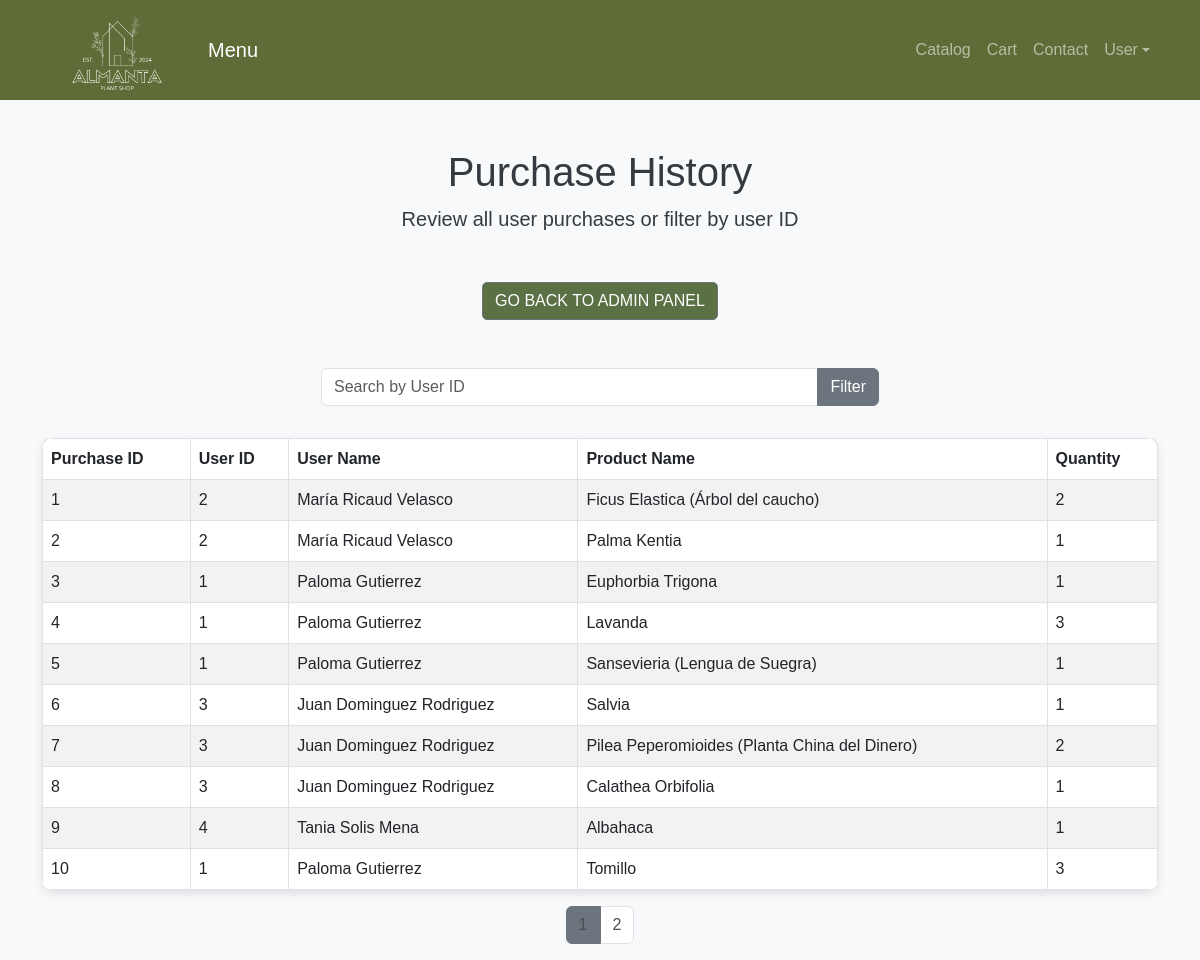
Screenshot of /php/history.php with the database file from the repository.
### tables this page shows
CREATE TABLE `historial` (
  `id_compra` int(11) NOT NULL,
  `id_usuario` int(11) NOT NULL,
  `id_producto` int(11) NOT NULL,
  `cantidad` int(11) NOT NULL
);

CREATE TABLE `usuarios` (
  `id` int(11) NOT NULL,
  `nombre` varchar(255) NOT NULL,
  `correo` varchar(255) NOT NULL,
  `contraseña` varchar(255) NOT NULL,
  `fecha_nacimiento` date NOT NULL,
  `num_tarjeta_bancaria` varchar(20) NOT NULL,
  `direccion_postal` varchar(255) NOT NULL
);

CREATE TABLE `productos` (
  `id` int(11) NOT NULL,
  `nombre` varchar(255) NOT NULL,
  `alt_nombre` varchar(50) NOT NULL,
  `descripcion` varchar(255) NOT NULL,
  `fotos` varchar(255) NOT NULL,
  `precio` decimal(10,2) NOT NULL,
  `cantidad_almacen` int(10) UNSIGNED NOT NULL,
  `fabricante` varchar(255) NOT NULL,
  `origen` varchar(255) NOT NULL,
  `seccion` varchar(50) NOT NULL
);

### php/history.php (the view, shortened to what this page needs)
<?php
$con = mysqli_connect("localhost", "root", "", "tienda");
$limit = 10;
$page = isset($_GET['page']) ? $_GET['page'] : 1;
$offset = ($page - 1) * $limit;
$user_filter = isset($_GET['user_id']) ? $_GET['user_id'] : null;
$total_query = "SELECT COUNT(*) AS total FROM historial";
$total_result = mysqli_query($con, $total_query);
$total_rows = mysqli_fetch_assoc($total_result)['total'];
$total_pages = ceil($total_rows / $limit);
$sql = "SELECT
    historial.id_compra AS Purchase_ID,
    historial.id_usuario AS User_ID,
    usuarios.nombre AS User_Name,
    productos.nombre AS Product_Name,
    historial.cantidad AS Quantity
FROM
    historial
JOIN
    usuarios ON historial.id_usuario = usuarios.id
JOIN
    productos ON historial.id_producto = productos.id";
$sql .= " ORDER BY historial.id_compra ASC LIMIT $limit OFFSET $offset";
$result = mysqli_query($con, $sql);
?>
<!DOCTYPE html>
<html lang="en">
<head>
    <link href="https://cdn.jsdelivr.net/npm/bootstrap@5.3.0/dist/css/bootstrap.min.css" rel="stylesheet">
    <link rel="stylesheet" href="../css/style.css">
</head>
<body>
    <nav class="navbar navbar-expand-lg navbar-dark navbar-custom">
        <div class="container">
            <a href="../index.php" class="navbar-brand">
                <img src="../img/ALMANTA_logo2.png" alt="Almanta Logo" class="logo" width="300">
            </a>
            <a class="navbar-brand" href="../index.php">Menu</a>
            <div class="collapse navbar-collapse" id="navbarNav">
                <ul class="navbar-nav ms-auto">
                    <li class="nav-item"><a class="nav-link" href="catalog.php">Catalog</a></li>
                    <li class="nav-item"><a class="nav-link" href="cart.php">Cart</a></li>
                    <li class="nav-item"><a class="nav-link" href="contact.php">Contact</a></li>
                    <li class="nav-item dropdown">
                        <a class="nav-link dropdown-toggle d-flex align-items-center" href="#" id="userDropdown"
                            role="button" data-bs-toggle="dropdown" aria-expanded="false">
                            <?php echo isset($_SESSION['user_name']) ? $_SESSION['user_name'] : 'User'; ?>
                        </a>
                    </li>
                </ul>
            </div>
        </div>
    </nav>
    <header class="text-center my-5">
        <h1>Purchase History</h1>
        <p class="lead">Review all user purchases or filter by user ID</p>
    </header>
    <div class="back-button">
        <a href="admin.php" class="btn btn-secondary">Go back to admin panel</a>
    </div>
    <div class="container table-container">
        <form class="filter-form text-center" method="GET" action="history.php">
            <div class="input-group mb-3 w-50 mx-auto">
                <input type="number" name="user_id" class="form-control" placeholder="Search by User ID"
                    value="<?php echo htmlspecialchars($user_filter); ?>">
                <button class="btn btn-secondary" type="submit">Filter</button>
            </div>
        </form>
        <table class="table table-striped table-bordered">
            <thead>
                <tr>
                    <th>Purchase ID</th>
                    <th>User ID</th>
                    <th>User Name</th>
                    <th>Product Name</th>
                    <th>Quantity</th>
                </tr>
            </thead>
            <tbody>
                <?php while ($row = mysqli_fetch_assoc($result)): ?>
                    <tr>
                        <td><?php echo htmlspecialchars($row['Purchase_ID']); ?></td>
                        <td><?php echo htmlspecialchars($row['User_ID']); ?></td>
                        <td><?php echo htmlspecialchars($row['User_Name']); ?></td>
                        <td><?php echo htmlspecialchars($row['Product_Name']); ?></td>
                        <td><?php echo htmlspecialchars($row['Quantity']); ?></td>
                    </tr>
                <?php endwhile; ?>
            </tbody>
        </table>
        <nav>
            <ul class="pagination">
                <?php for ($i = 1; $i <= $total_pages; $i++): ?>
                    <li class="page-item <?php echo $i == $page ? 'active' : ''; ?>">
                        <a class="page-link"
                            href="?page=<?php echo $i; ?>&user_id=<?php echo htmlspecialchars($user_filter); ?>">
                            <?php echo $i; ?>
                        </a>
                    </li>
                <?php endfor; ?>
            </ul>
        </nav>
    </div>
</body>
</html>

### css/style.css (style rules this page uses)
:root { --theme-color: #606c38; --text-color: #343a40; --bg-light: #f9f9f9; --border-color: #dcdcdc; }
body { font-family: 'Arial', sans-serif; color: var(--text-color); background-color: var(--bg-light); }
.navbar, .footer { background-color: var(--theme-color); }
.navbar { padding-top: 0; padding-bottom: 0; height: 100px; }
.navbar .logo { max-height: 150px; height: auto; width: auto; padding: 0; margin: 0; }
html { scroll-behavior: smooth; }

### php/history.php (style rules this page uses)
body { background-color: #f8f9fa; }
.table-container { margin-top: 3rem; }
.filter-form { margin-bottom: 2rem; }
.pagination { justify-content: center; }
.table { background-color: white; border-radius: 10px; overflow: hidden; box-shadow: 0 4px 10px rgba(0, 0, 0, 0.1); }
.table thead { background-color: #495057; color: white; }
.pagination .page-link { color: #495057; }
.pagination .page-item.active .page-link { background-color: #6c757d; border-color: #6c757d; }
.back-button { margin-bottom: 2rem; text-align: center; }
.back-button .btn { background-color: #5B7045; color: white; text-transform: uppercase; border-radius: 5px; }

### rows the page displays
historial: id_compra "1", id_usuario "2", id_usuario.nombre "María Ricaud Velasco", id_producto.nombre "Ficus Elastica (Árbol del caucho)", cantidad "2"
historial: id_compra "2", id_usuario "2", id_usuario.nombre "María Ricaud Velasco", id_producto.nombre "Palma Kentia", cantidad "1"
historial: id_compra "3", id_usuario "1", id_usuario.nombre "Paloma Gutierrez", id_producto.nombre "Euphorbia Trigona", cantidad "1"
historial: id_compra "4", id_usuario "1", id_usuario.nombre "Paloma Gutierrez", id_producto.nombre "Lavanda", cantidad "3"
historial: id_compra "5", id_usuario "1", id_usuario.nombre "Paloma Gutierrez", id_producto.nombre "Sansevieria (Lengua de Suegra)", cantidad "1"
historial: id_compra "6", id_usuario "3", id_usuario.nombre "Juan Dominguez Rodriguez", id_producto.nombre "Salvia", cantidad "1"
historial: id_compra "7", id_usuario "3", id_usuario.nombre "Juan Dominguez Rodriguez", id_producto.nombre "Pilea Peperomioides (Planta China del Dinero)", cantidad "2"
historial: id_compra "8", id_usuario "3", id_usuario.nombre "Juan Dominguez Rodriguez", id_producto.nombre "Calathea Orbifolia", cantidad "1"
historial: id_compra "9", id_usuario "4", id_usuario.nombre "Tania Solis Mena", id_producto.nombre "Albahaca", cantidad "1"
historial: id_compra "10", id_usuario "1", id_usuario.nombre "Paloma Gutierrez", id_producto.nombre "Tomillo", cantidad "3"
